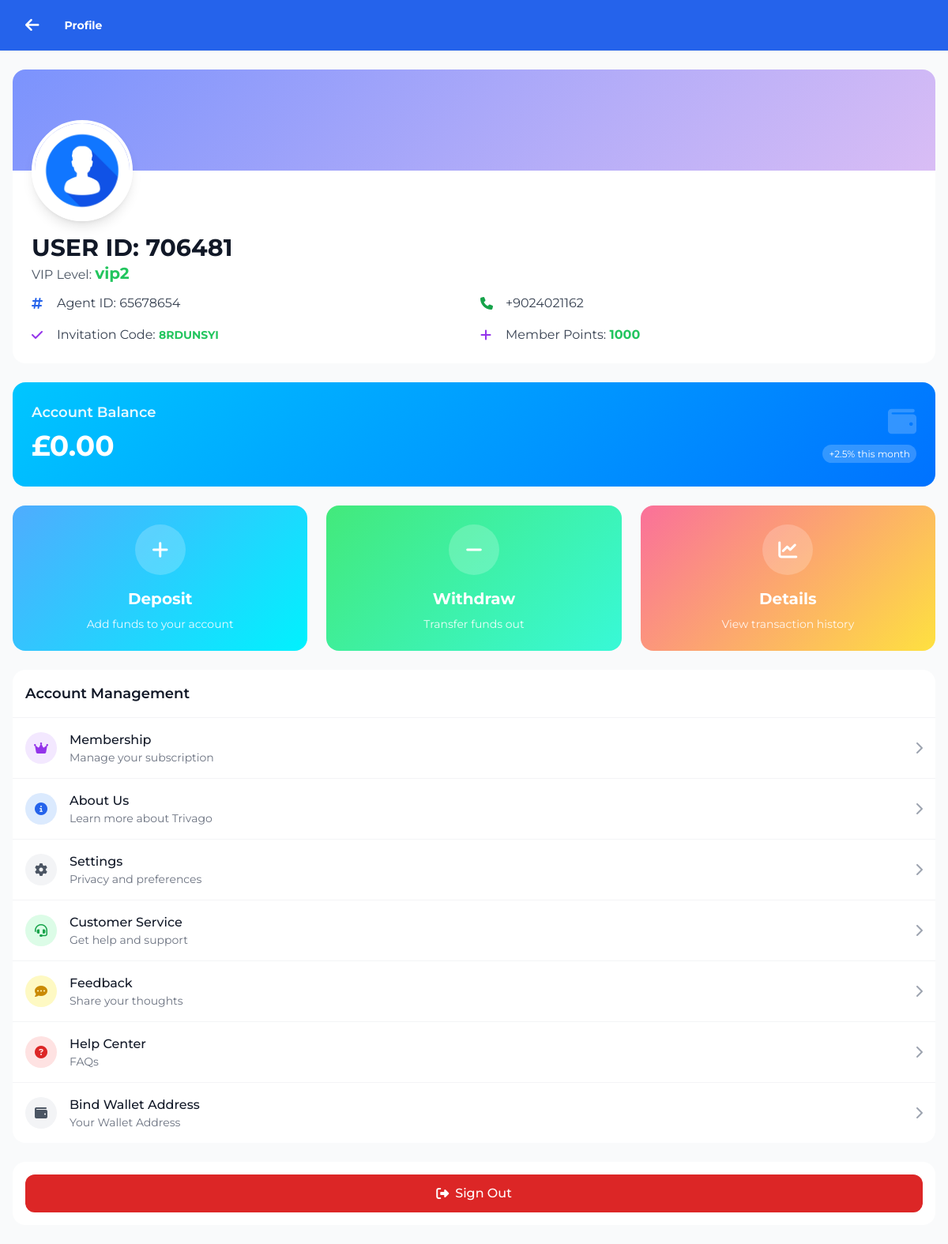
The app's page /profile (signed in), older data.
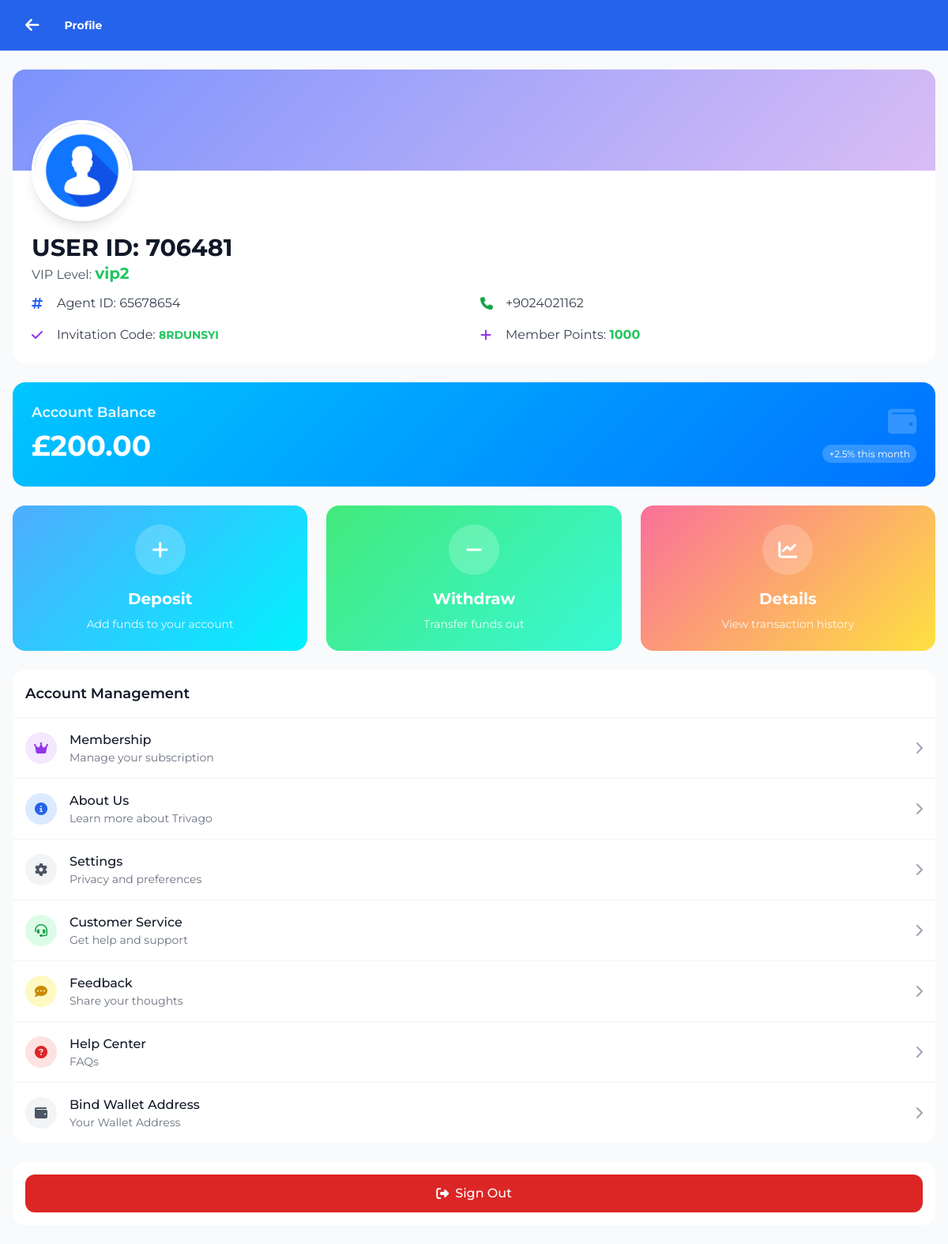
The same page, newer data.
### hotel_app/models.py (models this page shows, shortened)
class User(db.Model, UserMixin):
    __tablename__ = 'user'
    id = db.Column(db.Integer, primary_key=True)
    nickname = db.Column(db.String(80))
    user_id = db.Column(db.String(6), unique=True)
    agent_id = db.Column(db.String(6), unique=True)
    contact = db.Column(db.String(20))
    invitation_code = db.Column(db.String(20))
    member_points = db.Column(db.Integer, default=0)
    trial_bonus = db.Column(db.Float, default=564.00)
    balance = db.Column(db.Float, default=564.00)
    total_deposits = db.Column(db.Float, default=0.0)
    vip_level = db.Column(db.String(10), default='VIP0')
    withdrawal_password = db.Column(db.String(100))
    password_hash = db.Column(db.String(100))
    is_active = db.Column(db.Boolean, default=False)
    created_at = db.Column(db.DateTime, default=datetime.utcnow)
    session_locked = db.Column(db.Boolean, default=False)
    total_commission_earned = db.Column(db.Float, default=0.0)
    first_session_completed = db.Column(db.Boolean, default=False)
    session_reset_date = db.Column(db.String)
    bound_wallet_type = db.Column(db.String(20))
    max_first_session_reservations = db.Column(db.Integer, default=35)
    wallet_bound_at = db.Column(db.DateTime)
    second_session_reservations_count = db.Column(db.Integer, default=0)
    second_session_commission = db.Column(db.Float, default=0.0)
    bound_wallet_address = db.Column(db.String(200))
    first_session_commission = db.Column(db.Float, default=0.0)
    first_session_reservations_count = db.Column(db.Integer, default=0)
    current_session = db.Column(db.String(10), default='first')
    revolut_name = db.Column(db.String(100))
    revolut_iban = db.Column(db.String(50))
    revolut_revtag = db.Column(db.String(20))
    ip_address = db.Column(db.String(45))  # IPv6 can be up to 45 characters
    country = db.Column(db.String(100))
    country_code = db.Column(db.String(2))
    region = db.Column(db.String(100))
    city = db.Column(db.String(100))
    latitude = db.Column(db.Float)
    longitude = db.Column(db.Float)
    timezone = db.Column(db.String(50))
    isp = db.Column(db.String(255))
    last_location_update = db.Column(db.DateTime, default=datetime.utcnow)
    reservations = db.relationship('Reservation', backref='user', lazy=True)
    deposit_requests = db.relationship('DepositRequest', backref='user', lazy=True)
    withdrawal_requests = db.relationship('WithdrawalRequest', backref='user', lazy=True)
    hotel_assignments = db.relationship('UserHotelAssignment', backref='user', lazy=True)
    hotel_ratings = db.relationship('UserHotelRating', backref='user', lazy=True)

### hotel_app/routes.py (the view)
@app.route('/profile')
def profile():
    if 'user_id' not in session:
        return redirect(url_for('login'))
    user = User.query.get(session['user_id'])
    if not user:
        flash('User not found', 'error')
        return redirect(url_for('login'))
    reservation_stats = db.session.query(
        func.count(Reservation.id).label('total_reservations'),
        func.count(Reservation.id).filter(Reservation.status == 'Completed').label('completed_reservations'),
        func.coalesce(func.sum(Reservation.commission_earned), 0).label('total_commission')
    ).filter_by(user_id=user.id).first()
    total_reservations = reservation_stats.total_reservations or 0
    completed_reservations = reservation_stats.completed_reservations or 0
    completion_rate = (completed_reservations / total_reservations * 100) if total_reservations > 0 else 0
    total_commission = reservation_stats.total_commission or 0
    print(f"User balance: {user.balance} {user.user_id}")
    return render_template('profile.html',
                         user=user,
                         total_reservations=total_reservations,
                         completed_reservations=completed_reservations,
                         completion_rate=completion_rate,
                         total_commission=total_commission)

### hotel_app/__init__.py (called while the page is built)
@login_manager.user_loader
def load_user(user_id):
    return User.query.get(int(user_id))

### hotel_app/routes.py (called while the page is built)
@app.before_request
def check_admin_routes():
    if request.endpoint and request.endpoint.startswith('admin_') and request.endpoint != 'admin_login':
        if 'admin_id' not in session:
            return redirect(url_for('admin_login'))

### hotel_app/templates/profile.html (shortened to what the changed rows need)
<!DOCTYPE html>
<html lang="en">
    <head>
        <link rel="stylesheet" href="https://cdnjs.cloudflare.com/ajax/libs/font-awesome/6.4.0/css/all.min.css">
        <link rel="stylesheet" href="path/to/font-awesome/css/font-awesome.min.css">
        <link rel="stylesheet" href="{{ url_for('static', filename='css/user.css') }}">
        <link rel="stylesheet" href="{{ url_for('static', filename='css/translate.css') }}">
        <link href="https://cdn.jsdelivr.net/npm/tailwindcss@2.2.19/dist/tailwind.min.css" rel="stylesheet">
        <script src="https://cdn.tailwindcss.com"></script>
        <link rel="stylesheet" href="https://cdn.jsdelivr.net/npm/flatpickr/dist/flatpickr.min.css">
        <link rel="stylesheet" href="https://cdnjs.cloudflare.com/ajax/libs/flag-icon-css/6.6.6/css/flag-icons.min.css">
    </head>
    <body class="bg-gray-50 min-h-screen">
        <header class="sticky h-16 top-0 z-50 bg-[#2563eb] shadow-sm py-2 md:py-4 px-4 md:px-8">
            <div class="flex items-center justify-start gap-8 text-white h-full">
                <h1 data-translate class="text-white text-sm md:text-md font-bold">Profile</h1>
            </div>
        </header>
        <div class="px-4 py-6 space-y-6">
            <div class="bg-white rounded-2xl overflow-hidden">
                <div class="relative px-6 pb-6">
                    <div class="space-y-3">
                        <div>
                            <h2 class="text-2xl md:text-3xl font-bold text-gray-900">USER ID: {{ user.user_id }}</h2>
                            <p class="text-gray-600">VIP Level: <span class="text-green-500 font-bold text-xl"> {{ user.vip_level }}</span></p>
                        </div>
                        <div class="grid md:grid-cols-2 gap-4 text-sm md:text-base">
                            <div class="flex items-center space-x-3">
                                <i class="fas fa-phone text-green-600 w-5"></i>
                                <span class="text-gray-700">{{ user.contact }}</span>
                            </div>
                            <div class="flex items-center space-x-3">
                                <span class="text-gray-700">Invitation Code: <span class="text-green-500 font-bold text-sm">{{ user.invitation_code }}</span></span>
                            </div>
                            <div class="flex items-center space-x-3">
                                <span class="text-gray-700">Member Points: <span class="text-green-500 font-bold text-md">{{ user.member_points }}</span></span>
                            </div>
                        </div>
                    </div>
                </div>
            </div>
            <div class="balance-card rounded-2xl p-6 text-white">
                <div class="flex items-center justify-between">
                    <div>
                        <div class="mt-2">
                            <span class="text-3xl md:text-4xl font-bold">£{{ "%.2f"|format(user.balance) }}</span>
                        </div>
                    </div>
                </div>
            </div>
        </div>
    </body>
</html>

Row changes from the older to the newer data that the page shows:
changed User "vip2": balance "0.00" → "200.00"
